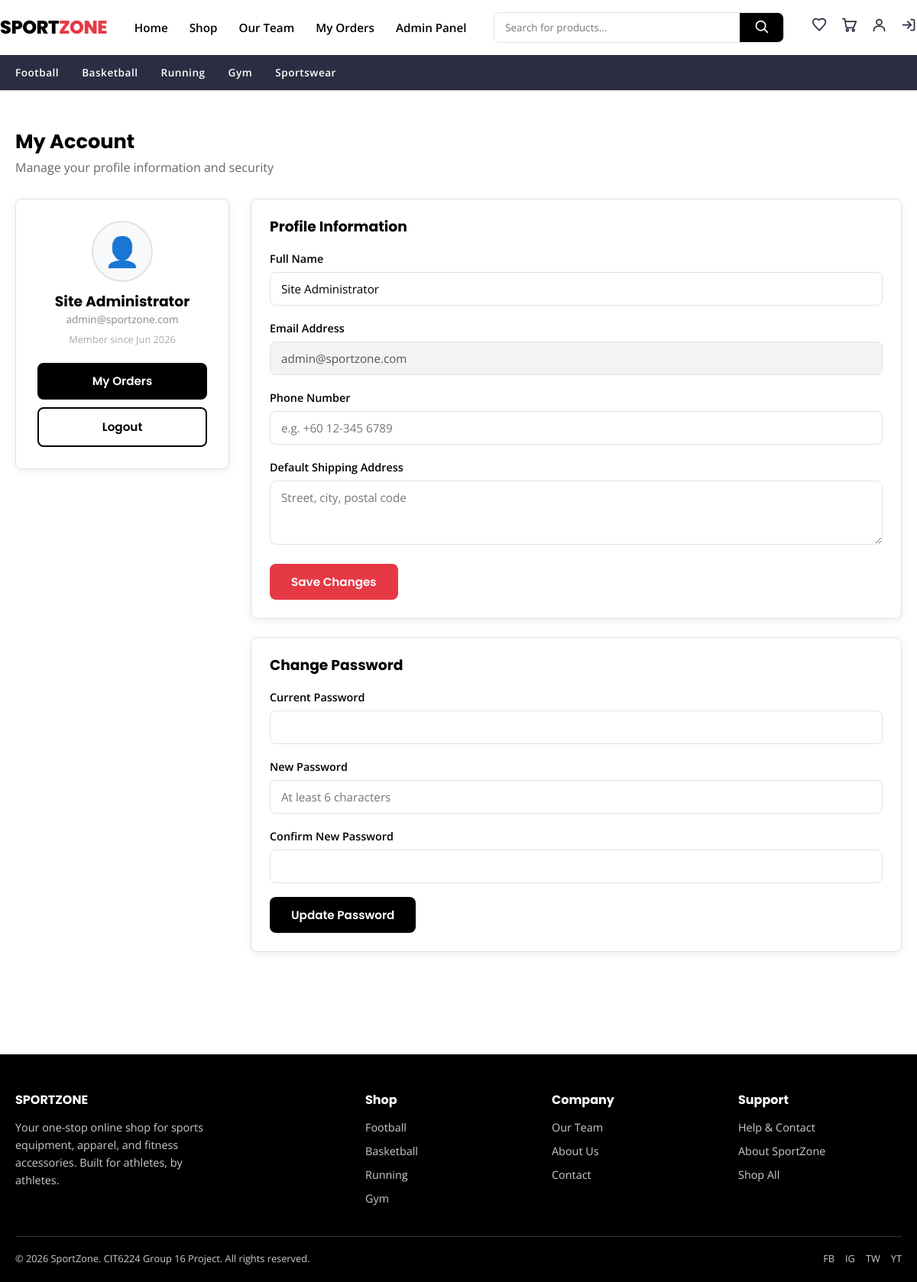
The app's page /profile.php (signed in) with its own data.
### tables this page shows
CREATE TABLE users (
    user_id      INT AUTO_INCREMENT PRIMARY KEY,
    full_name    VARCHAR(100) NOT NULL,
    email        VARCHAR(100) NOT NULL UNIQUE,
    password     VARCHAR(255) NOT NULL,
    phone        VARCHAR(20)  DEFAULT NULL,
    address      VARCHAR(255) DEFAULT NULL,
    role         ENUM('customer','admin') NOT NULL DEFAULT 'customer',
    status       ENUM('active','inactive') NOT NULL DEFAULT 'active',
    created_at   TIMESTAMP DEFAULT CURRENT_TIMESTAMP
);

### profile.php (the view, shortened to what this page needs)
<?php
require_once 'includes/db_connect.php';
require_once 'includes/functions.php';
$user_id = $_SESSION['user_id'];
$errors = [];
$stmt = $conn->prepare("SELECT full_name, email, phone, address, created_at FROM users WHERE user_id = ?");
$stmt->bind_param("i", $user_id);
$stmt->execute();
$user = $stmt->get_result()->fetch_assoc();
include 'includes/head.php';
include 'includes/header.php';
?>
<section class="section">
    <div class="container">
        <h2 class="section-title">My Account</h2>
        <p class="section-subtitle">Manage your profile information and security</p>
        <div class="profile-layout">
            <aside class="profile-sidebar">
                <div class="avatar">👤</div>
                <h3><?= sanitize($user['full_name']) ?></h3>
                <p style="color:#888; font-size:0.85rem;"><?= sanitize($user['email']) ?></p>
                <p style="color:#aaa; font-size:0.8rem; margin-top:6px;">Member since <?= date('M Y', strtotime($user['created_at'])) ?></p>
                <a href="orders.php" class="btn btn-dark btn-block mt-2">My Orders</a>
                <a href="logout.php" class="btn btn-outline btn-block" style="margin-top:10px;">Logout</a>
            </aside>
            <div class="profile-main">
                <div class="panel">
                    <h3 style="margin-bottom:18px;">Profile Information</h3>
                    <form method="POST" action="profile.php" novalidate>
                        <div class="form-group <?= isset($errors['full_name']) ? 'invalid' : '' ?>">
                            <label for="full_name">Full Name</label>
                            <input type="text" id="full_name" name="full_name" value="<?= sanitize($user['full_name']) ?>">
                        </div>
                        <div class="form-group">
                            <label>Email Address</label>
                            <input type="email" value="<?= sanitize($user['email']) ?>" disabled style="background:#f3f3f3;">
                        </div>
                        <div class="form-group <?= isset($errors['phone']) ? 'invalid' : '' ?>">
                            <label for="phone">Phone Number</label>
                            <input type="text" id="phone" name="phone" value="<?= sanitize($user['phone'] ?? '') ?>" placeholder="e.g. +60 12-345 6789">
                        </div>
                        <div class="form-group">
                            <label for="address">Default Shipping Address</label>
                            <textarea id="address" name="address" rows="3" placeholder="Street, city, postal code"><?= sanitize($user['address'] ?? '') ?></textarea>
                        </div>
                        <button type="submit" class="btn btn-primary">Save Changes</button>
                    </form>
                </div>
                <div class="panel">
                    <h3 style="margin-bottom:18px;">Change Password</h3>
                    <form method="POST" action="profile.php" novalidate>
                        <div class="form-group">
                            <label for="current_password">Current Password</label>
                            <input type="password" id="current_password" name="current_password">
                        </div>
                        <div class="form-group">
                            <label for="new_password">New Password</label>
                            <input type="password" id="new_password" name="new_password" placeholder="At least 6 characters">
                        </div>
                        <div class="form-group">
                            <label for="confirm_new">Confirm New Password</label>
                            <input type="password" id="confirm_new" name="confirm_new">
                        </div>
                        <button type="submit" class="btn btn-dark">Update Password</button>
                    </form>
                </div>
            </div>
        </div>
    </div>
</section>
<?php include 'includes/footer.php'; ?>

### assets/css/style.css (style rules this page uses)
:root { --color-primary: #000000; --color-white: #ffffff; --color-accent: #E63946; --color-accent-dark: #c92a37; --color-secondary: #2B2D42; --color-bg-light: #F8F9FA; --color-border: #e2e2e2; --color-success: #2a9d57; --color-warning: #e9a23b; --color-danger: #d9363e; --font-heading: 'Poppins', sans-serif; --font-body: 'Open Sans', sans-serif; --radius: 8px; --shadow: 0 2px 10px rgba(0,0,0,0.08); --shadow-hover: 0 8px 20px rgba(0,0,0,0.15); --transition: all 0.2s ease-in-out; }
* { margin: 0; padding: 0; box-sizing: border-box; }
html { scroll-behavior: smooth; }
body { font-family: var(--font-body); color: var(--color-primary); background: var(--color-white); line-height: 1.6; }
h1, h2, h3, h4, h5 { font-family: var(--font-heading); font-weight: 700; line-height: 1.25; }
a { text-decoration: none; color: inherit; }
button { font-family: var(--font-body); cursor: pointer; border: none; }
.container { max-width: 1200px; margin: 0 auto; padding: 0 20px; }
.btn { display: inline-block; padding: 12px 28px; border-radius: var(--radius); font-family: var(--font-heading); font-weight: 600; font-size: 0.95rem; transition: var(--transition); text-align: center; }
.btn-primary { background: var(--color-accent); color: var(--color-white); }
.btn-dark { background: var(--color-primary); color: var(--color-white); }
.btn-outline { background: transparent; border: 2px solid var(--color-primary); color: var(--color-primary); }
.btn-block { width: 100%; }
.section { padding: 50px 0; }
.section-title { font-size: 1.6rem; margin-bottom: 6px; }
.section-subtitle { color: #666; margin-bottom: 28px; }
.form-group { margin-bottom: 18px; }
.form-group label { display: block; font-weight: 600; margin-bottom: 6px; font-size: 0.9rem; }
.form-group input, .form-group select, .form-group textarea { width: 100%; padding: 11px 14px; border: 1px solid var(--color-border); border-radius: var(--radius); font-family: var(--font-body); font-size: 0.95rem; transition: var(--transition); }
.mt-2 { margin-top: 20px; }
.panel { background: var(--color-white); border: 1px solid var(--color-border); border-radius: var(--radius); padding: 24px; margin-bottom: 24px; box-shadow: var(--shadow); }
.profile-layout { display: grid; grid-template-columns: 280px 1fr; gap: 28px; align-items: start; }
.profile-sidebar { background: var(--color-white); border: 1px solid var(--color-border); border-radius: var(--radius); padding: 28px; text-align: center; box-shadow: var(--shadow); }
.profile-sidebar .avatar { width: 80px; height: 80px; border-radius: 50%; background: var(--color-bg-light); display: flex; align-items: center; justify-content: center; font-size: 2.4rem; margin: 0 auto 14px; border: 2px solid var(--color-border); }

### records on screen
users: full_name "Site Administrator", email "admin@sportzone.com", created_at "Jun 2026"
